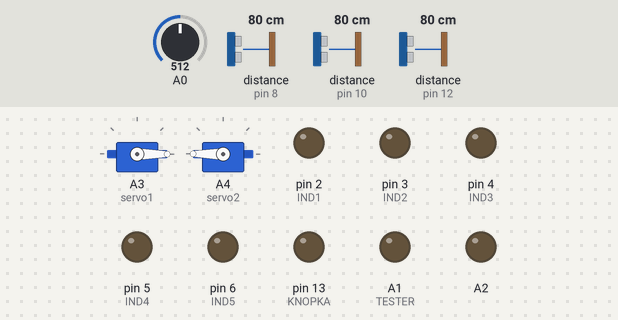
A sketch run on a simulated Arduino Uno, built with avr-gcc and run on an emulated ATmega328P. On the bench: 2 × servo, output pins drawn as LEDs (lit = HIGH). The test bench sets the inputs (shaded band); at power-on: A0 = 512, distance to the obstacle (sensors on pin 12, pin 8, pin 10) 80 cm. The echo pulse lasts 58.3 µs per cm; what the sketch prints to the serial monitor is not drawn.

Above: at 1.3 s.
1.4 s: A0 set to 528
At 1.8 s:
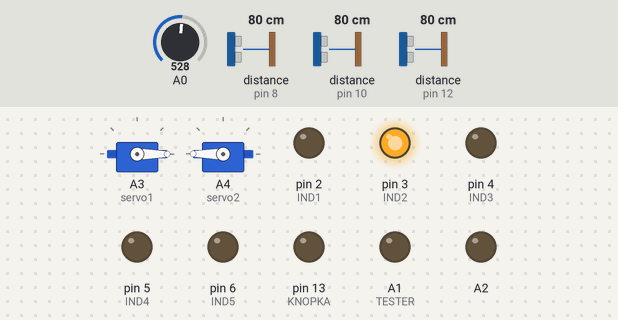
2.9 s: A0 set to 610
5.9 s: A0 set to 642
At 6.7 s:
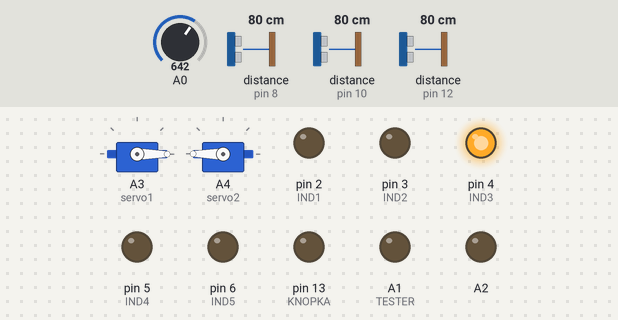
13.4 s: distance to the obstacle (sensor on pin 12) set to 2 cm
Timing chart, 0 to 41.5 s (numbered marks = the images above; inputs shaded):
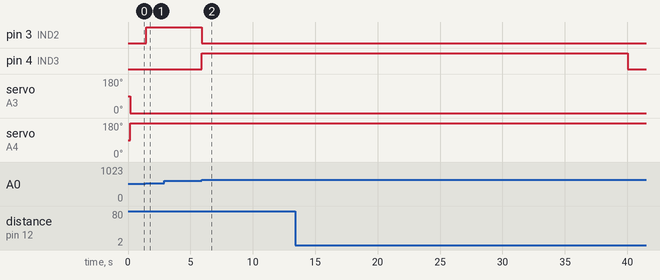

Measured:
- the behaviour switches between 520 and 521 on A0 (found by bisection; images 0 and 1)
- the behaviour switches between 624 and 625 on A0 (found by bisection; images 1 and 2)
- after the input at 1.4 s, pin 3 (IND2): LOW → HIGH after 0.06 s
- after the input at 2.9 s, every drawn part: stays the same
- after the input at 5.9 s, pin 3 (IND2): HIGH → LOW at once; pin 4 (IND3): LOW → HIGH at once

The sketch:

EurobotRobot_Y_V11.ino
```cpp
//***************************************************************EUROBOT_ROBOT********************************
//*******************************************Ultrasonic
#include "Ultrasonic.h"

Ultrasonic Ultrasonic_Straight (11, 12); // Trig - first, Echo - second
Ultrasonic Ultrasonic_Right    (9, 10);
Ultrasonic Ultrasonic_Left     (7, 8);

//***************************************************************** Кнопка STOP
#define KNOPKA 13

//*****************************************Время работы программы
unsigned long starttime;
//*****************************************Индикация батареи
///*
#define IND1 2
#define IND2 3
#define IND3 4
#define IND4 5
#define IND5 6
#define TESTER A1 // порт для подключения батарейки
#define Coridor 1
int data;
int lenght;
                                                        //Dim
float voltage;
//*/
//******************************************************************
//******************************************Cервоприводы
#include <Servo.h>
Servo servo1;
Servo servo2;
//********************************************************************************************
// *******************************************************Движение Право Лево

float side = 0;


void setup()
{
// *******************************************************Движение Право Лево
// 1-Левая сторона 2-Правая сторона

if (Ultrasonic_Right.Ranging(CM) > Ultrasonic_Left.Ranging(CM))
{
  lenght = Ultrasonic_Left.Ranging(CM);
  side=1;
}

if (Ultrasonic_Left.Ranging(CM) > Ultrasonic_Right.Ranging(CM))
{
  lenght = Ultrasonic_Right.Ranging(CM);
  side=2;
}
delay (100);
//*******************************************Ultrasonic


Serial.begin(9600);

//*******************************************Сервоприводы
servo1.attach(A3);
servo2.attach(A4);


//*****************************************Индикация батареи
pinMode(IND1, OUTPUT);
pinMode(IND2, OUTPUT);
pinMode(IND3, OUTPUT);
pinMode(IND4, OUTPUT);
pinMode(IND5, OUTPUT);
pinMode(TESTER, INPUT);
analogWrite(TESTER, LOW);
//*********************************************Перемычка

pinMode(A2, OUTPUT);

//********************************************Кнопка STOP

pinMode(13, OUTPUT);

}
//*****************************************************************************
void loop() {
//******************************************Сервоприводы
if (digitalRead(A2) == LOW)
{

//servo1.write(-360);
//servo2.write(360);

//*******************************************Ultrasonic

  float u_r = Ultrasonic_Right.Ranging(CM);        // get distance
  float u_s = Ultrasonic_Straight.Ranging(CM);     // get distance
  float u_l = Ultrasonic_Left.Ranging(CM);         // get distance
// /*
  Serial.print    ("Ultrasonic_Right:");
  Serial.print    (u_r);
  Serial.print    ("     ");
  Serial.print    ("Ultrasonic_Left:");
  Serial.print    (u_l);
  Serial.print    ("     ");
  Serial.print    ("Ultrasonic_Straight:");
  Serial.print    (u_s);
  Serial.print    ("     ");
  Serial.print    (side);
  Serial.println ();

        // print the distance
//*/

//************************************Сценарий езды вдоль ПРАВОЙ ЛЕВОЙ стены
//************************************Если по отдельности
//*******************************************Левый борт зеленый
//if  (u_l < 10)
//{
// servo1.write(90);
// }
//******************************************************
//****************************************** Правый борт желтый
//if  (u_r > 15)
//{
//servo1.write(90);
//}
//******************************************Логика Правый Левый борт !!!!!!!!!!!!!!!!!!!
//*****************************Начало логики поворотов и ПРЯМО
                                    //    servo1.write(95); stop           servo1.write(90); медленнней
                                    //    servo2.write(95.5); stop         servo2.write(100); медленнней
                      servo1.write(-360);
                      servo2.write(360);
if (side == 1)
{
if  (u_l < lenght - Coridor)  servo1.write(88);
else if  (u_l > lenght + Coridor)  servo2.write(102.5);
//if  (u_l > 25)  servo2.write(100);
else
{
servo1.write(-360);
servo2.write(360);
}
}

if (side == 2)
{
if  (u_r < lenght - Coridor)  servo2.write(102.5);
else if  (u_r > lenght + Coridor) servo1.write(88);
else
{
servo1.write(-360);
servo2.write(360);
}
}
//if ((u_r < 15) && (u_r > 5))
//{
 //servo1.write(90);
//}
//******************************************************************************


//******************************************************

//if  ((u_l < 20) || (u_r > 1))
// {
// servo1.write(90);
//
//}
//if  (u_r > 20)// && (u_l > 1))
// else if  ((u_r < 20) && (u_l > 1))
//{
// servo1.write(90);
//}
//else
//{
//servo1.write(-360);
//servo2.write(360);
//}

//********************************************************************


//*****************************************Индикация батареи
///*
data = analogRead(A0);
voltage = data * 0.0048;

  if ( voltage <= 1.5 )
{
      digitalWrite(IND1, HIGH);
      digitalWrite(IND2, LOW);
      digitalWrite(IND3, LOW);
      digitalWrite(IND4, LOW);
      digitalWrite(IND5, LOW);
}

 else if ( voltage >= 2.5 && voltage < 3 )
{
      digitalWrite(IND1, LOW);
      digitalWrite(IND2, HIGH);
      digitalWrite(IND3, LOW);
      digitalWrite(IND4, LOW);
      digitalWrite(IND5, LOW);
}

  else if ( voltage >= 3 && voltage < 4.5 )
{
      digitalWrite(IND1, LOW);
      digitalWrite(IND2, LOW);
      digitalWrite(IND3, HIGH);
      digitalWrite(IND4, LOW);
      digitalWrite(IND5, LOW);
}

  else if ( voltage >= 4.5 && voltage < 6 )
{
      digitalWrite(IND1, LOW);
      digitalWrite(IND2, LOW);
      digitalWrite(IND3, LOW);
      digitalWrite(IND4, HIGH);
      digitalWrite(IND5, HIGH);
}
   //   digitalWrite(IND1, LOW);
  //    digitalWrite(IND2, LOW);
    //  digitalWrite(IND3, LOW);
    //  digitalWrite(IND4, LOW);
   //   digitalWrite(IND5, LOW);

    //  delay (500);
//*/
//***************************************Время работы программы (сервы)


if (millis() - starttime > 40000)                                  //dim
{
servo1.detach();
servo2.detach();
   digitalWrite(IND1, LOW);
   digitalWrite(IND2, LOW);
   digitalWrite(IND3, LOW);
   digitalWrite(IND4, LOW);
   digitalWrite(IND5, LOW);
}

//********************************************Перемычка Start

//else
//{
//servo1.write(-360);
//servo2.write(360);
//}
//*******************************************Кнопка STOP
if (digitalRead(KNOPKA) == LOW )
{
// digitalWrite (KNOPKA, LOW);
 servo1.detach();
 servo2.detach();


}
//*******************************************Ультразву Центр
}
else{                       //ПРИСЛУШИВАЙТЕСЬ К ДИМЕ!!!!!
if(side == 1)
  {
  lenght = Ultrasonic_Left.Ranging(CM);
  }else
   {
    lenght = Ultrasonic_Right.Ranging(CM);
   }

starttime = millis();
//servo1.attach(A3);
//servo2.attach(A4);
servo1.write(95);
servo2.write(95.5);
Serial.println(lenght);
}
}
```
